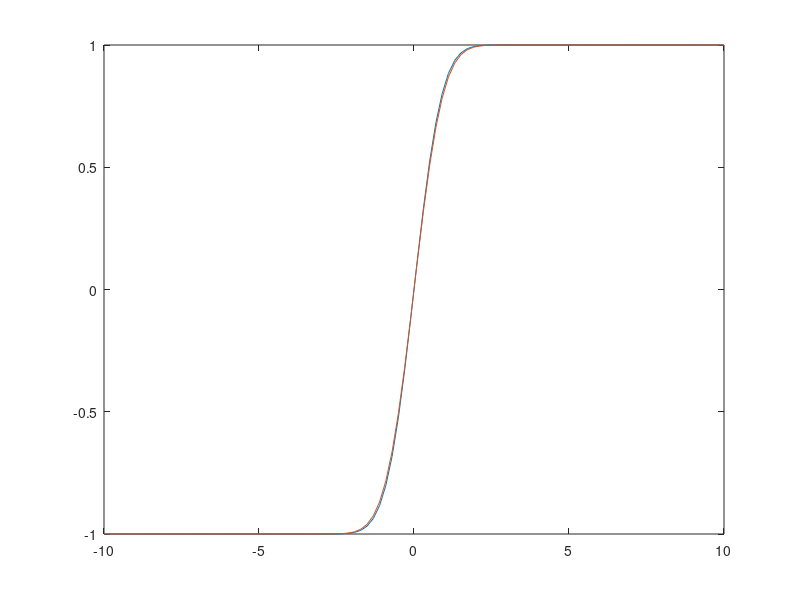

Write MATLAB code to recreate this figure.
close all
x = linspace(-10,10);
y = erf(x);

plot(x,y)
hold on

z= qfunc(x/2*e); % Припущення про зміну бази експоненти з 2 на е, що має змінити маштаб вісі х
plot(x,-2*z+1)  % Лінійне перетворення (зміна маштабу, знаку та мінімального значення).


